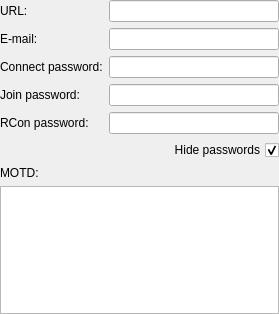
<?xml version="1.0" encoding="UTF-8"?>
<ui version="4.0">
 <class>MiscServerSetupPanel</class>
 <widget class="QWidget" name="MiscServerSetupPanel">
  <property name="geometry">
   <rect>
    <x>0</x>
    <y>0</y>
    <width>279</width>
    <height>314</height>
   </rect>
  </property>
  <layout class="QVBoxLayout" name="verticalLayout">
   <property name="leftMargin">
    <number>0</number>
   </property>
   <property name="topMargin">
    <number>0</number>
   </property>
   <property name="rightMargin">
    <number>0</number>
   </property>
   <property name="bottomMargin">
    <number>0</number>
   </property>
   <item>
    <layout class="QFormLayout" name="formLayout_2">
     <property name="fieldGrowthPolicy">
      <enum>QFormLayout::AllNonFixedFieldsGrow</enum>
     </property>
     <item row="0" column="0">
      <widget class="QLabel" name="labelURL">
       <property name="text">
        <string>URL:</string>
       </property>
      </widget>
     </item>
     <item row="0" column="1">
      <widget class="QLineEdit" name="leURL"/>
     </item>
     <item row="1" column="0">
      <widget class="QLabel" name="labelEmail">
       <property name="text">
        <string>E-mail:</string>
       </property>
      </widget>
     </item>
     <item row="1" column="1">
      <widget class="QLineEdit" name="leEmail"/>
     </item>
     <item row="2" column="0">
      <widget class="QLabel" name="labelConnectPassword">
       <property name="text">
        <string>Connect password:</string>
       </property>
      </widget>
     </item>
     <item row="2" column="1">
      <widget class="QLineEdit" name="leConnectPassword">
       <property name="echoMode">
        <enum>QLineEdit::Password</enum>
       </property>
      </widget>
     </item>
     <item row="3" column="0">
      <widget class="QLabel" name="labelJoinPassword">
       <property name="text">
        <string>Join password:</string>
       </property>
      </widget>
     </item>
     <item row="3" column="1">
      <widget class="QLineEdit" name="leJoinPassword">
       <property name="echoMode">
        <enum>QLineEdit::Password</enum>
       </property>
      </widget>
     </item>
     <item row="4" column="0">
      <widget class="QLabel" name="labelRConPassword">
       <property name="text">
        <string>RCon password:</string>
       </property>
      </widget>
     </item>
     <item row="4" column="1">
      <widget class="QLineEdit" name="leRConPassword">
       <property name="echoMode">
        <enum>QLineEdit::Password</enum>
       </property>
      </widget>
     </item>
     <item row="5" column="1">
      <widget class="QCheckBox" name="cbHidePasswords">
       <property name="layoutDirection">
        <enum>Qt::RightToLeft</enum>
       </property>
       <property name="text">
        <string>Hide passwords</string>
       </property>
       <property name="checked">
        <bool>true</bool>
       </property>
      </widget>
     </item>
    </layout>
   </item>
   <item>
    <widget class="QLabel" name="labelMOTD">
     <property name="text">
      <string>MOTD:</string>
     </property>
    </widget>
   </item>
   <item>
    <widget class="QPlainTextEdit" name="pteMOTD"/>
   </item>
  </layout>
 </widget>
 <tabstops>
  <tabstop>leURL</tabstop>
  <tabstop>leEmail</tabstop>
  <tabstop>leConnectPassword</tabstop>
  <tabstop>leJoinPassword</tabstop>
  <tabstop>leRConPassword</tabstop>
  <tabstop>cbHidePasswords</tabstop>
  <tabstop>pteMOTD</tabstop>
 </tabstops>
 <resources/>
 <connections>
  <connection>
   <sender>cbHidePasswords</sender>
   <signal>toggled(bool)</signal>
   <receiver>MiscServerSetupPanel</receiver>
   <slot>setHidePasswords(bool)</slot>
   <hints>
    <hint type="sourcelabel">
     <x>188</x>
     <y>139</y>
    </hint>
    <hint type="destinationlabel">
     <x>139</x>
     <y>156</y>
    </hint>
   </hints>
  </connection>
 </connections>
 <slots>
  <slot>setHidePasswords(bool)</slot>
 </slots>
</ui>
